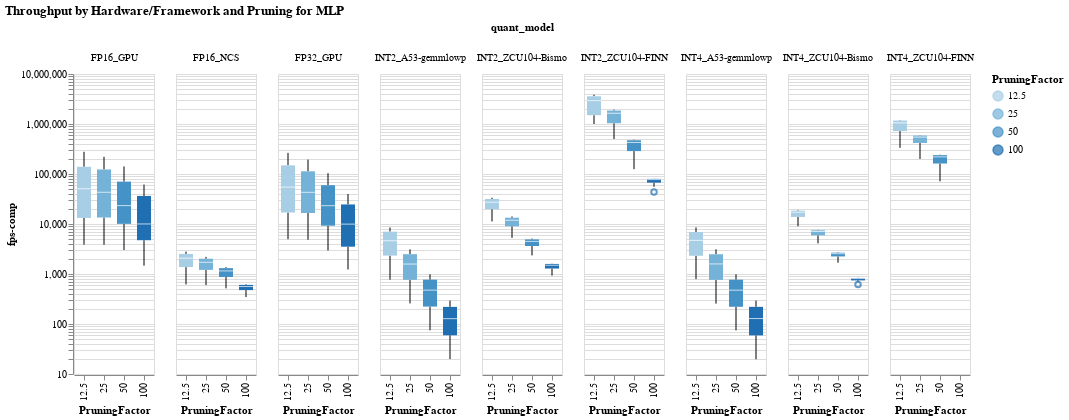

The notebook cell this image was saved under:
### Code cell
#hide_input
box1 = alt.Chart(mlp_df).mark_boxplot().encode(
    x='PruningFactor:O',
    y=alt.Y("fps-comp", scale=alt.Scale(type="log")),
    color='PruningFactor:O',
).facet(column="quant_model").properties(
    title="Throughput by Hardware/Framework and Pruning for MLP",
).interactive()
box1

### Figure 1 — Vega-Lite specification as saved in the notebook (floating-point values rounded to 4 significant figures; data arrays with more than 128 entries replaced by an {"elided": "..."} marker saying what was removed)
{"config": {"view": {"continuousWidth": 400, "continuousHeight": 300}}, "data": {"name": "data-c42cae30512bf7b5e365242535eb07cf"}, "facet": {"column": {"type": "nominal", "field": "quant_model"}}, "spec": {"mark": "boxplot", "encoding": {"color": {"type": "ordinal", "field": "PruningFactor"}, "x": {"type": "ordinal", "field": "PruningFactor"}, "y": {"type": "quantitative", "field": "fps-comp", "scale": {"type": "log"}}}, "selection": {"selector009": {"type": "interval", "bind": "scales", "encodings": ["x", "y"]}}}, "title": "Throughput by Hardware/Framework and Pruning for MLP", "$schema": "https://vega.github.io/schema/vega-lite/v4.0.2.json", "datasets": {"data-c42cae30512bf7b5e365242535eb07cf": {"elided": "278 records"}}}
